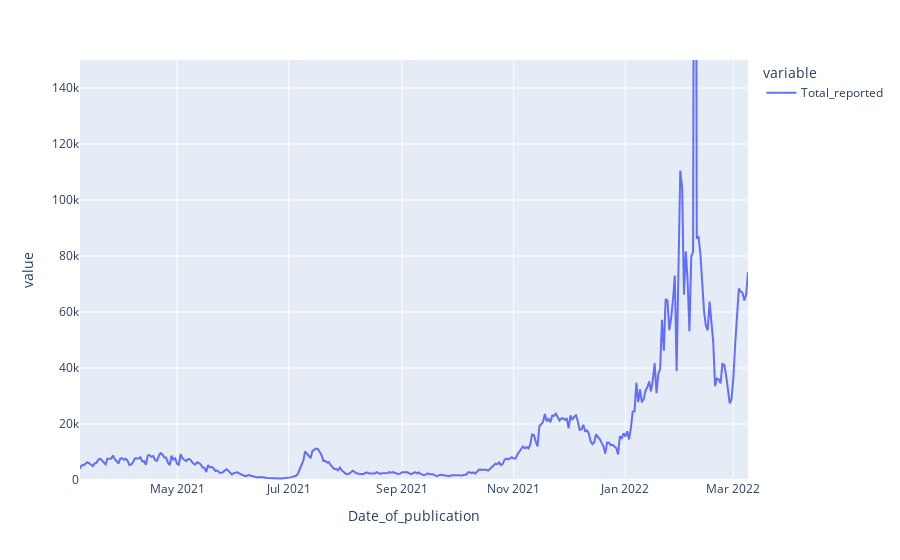

The notebook cell saved with this chart:
### Code cell
today = datetime.date.fromisoformat(daily_cases.last_valid_index())
yesteryear = datetime.date(today.year - 1, today.month, today.day)

fig = px.line(daily_cases, range_x=[yesteryear,today], range_y=[0,150000])
fig.show()

### Figure 1 — Plotly figure (JSON) as saved in the notebook; plotly's stock layout.template omitted (floating-point values rounded to 4 significant figures; data arrays with more than 128 entries replaced by an {"elided": "..."} marker saying what was removed)
{"data": [{"hovertemplate": "variable=Total_reported<br>Date_of_publication=%{x}<br>value=%{y}<extra></extra>", "legendgroup": "Total_reported", "line": {"color": "#636efa", "dash": "solid"}, "marker": {"symbol": "circle"}, "mode": "lines", "name": "Total_reported", "orientation": "v", "showlegend": true, "type": "scatter", "x": {"elided": "741 str values"}, "xaxis": "x", "y": {"elided": "741 int values"}, "yaxis": "y"}], "layout": {"legend": {"title": {"text": "variable"}, "tracegroupgap": 0}, "margin": {"t": 60}, "xaxis": {"anchor": "y", "domain": [0, 1], "range": ["2021-03-09", "2022-03-09"], "title": {"text": "Date_of_publication"}}, "yaxis": {"anchor": "x", "domain": [0, 1], "range": [0, 150000], "title": {"text": "value"}}}}
